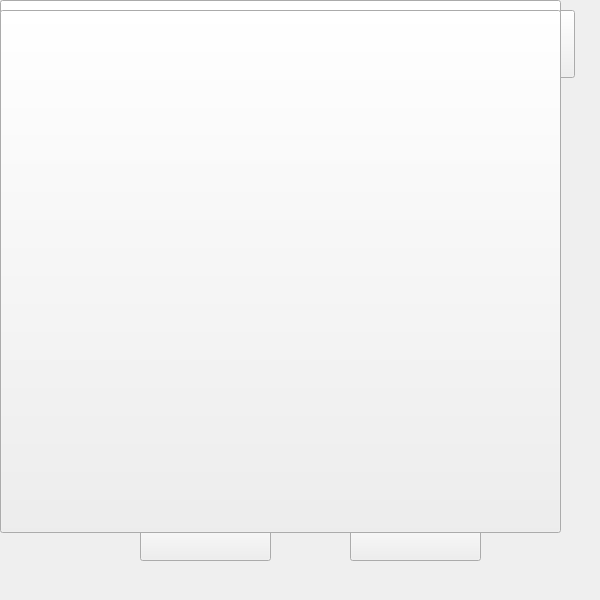
 <widget class="QWidget" name="Othello">
  <property name="enabled">
   <bool>true</bool>
  </property>
  <property name="geometry">
   <rect>
    <x>0</x>
    <y>0</y>
    <width>600</width>
    <height>600</height>
   </rect>
  </property>
  <property name="windowTitle">
   <string>Othello</string>
  </property>
  <widget class="QPushButton" name="c000">
   <property name="geometry">
    <rect>
     <x>90</x>
     <y>100</y>
     <width>50</width>
     <height>50</height>
    </rect>
   </property>
   <property name="text">
    <string/>
   </property>
   <attribute name="buttonGroup">
    <string notr="true">buttonGroup</string>
   </attribute>
  </widget>
  <widget class="QPushButton" name="c011">
   <property name="geometry">
    <rect>
     <x>140</x>
     <y>100</y>
     <width>50</width>
     <height>50</height>
    </rect>
   </property>
   <property name="text">
    <string/>
   </property>
   <attribute name="buttonGroup">
    <string notr="true">buttonGroup</string>
   </attribute>
  </widget>
  <widget class="QPushButton" name="c033">
   <property name="geometry">
    <rect>
     <x>240</x>
     <y>100</y>
     <width>50</width>
     <height>50</height>
    </rect>
   </property>
   <property name="text">
    <string/>
   </property>
   <attribute name="buttonGroup">
    <string notr="true">buttonGroup</string>
   </attribute>
  </widget>
  <widget class="QPushButton" name="c055">
   <property name="geometry">
    <rect>
     <x>340</x>
     <y>100</y>
     <width>50</width>
     <height>50</height>
    </rect>
   </property>
   <property name="text">
    <string/>
   </property>
   <attribute name="buttonGroup">
    <string notr="true">buttonGroup</string>
   </attribute>
  </widget>
  <widget class="QPushButton" name="c022">
   <property name="geometry">
    <rect>
     <x>190</x>
     <y>100</y>
     <width>50</width>
     <height>50</height>
    </rect>
   </property>
   <property name="text">
    <string/>
   </property>
   <attribute name="buttonGroup">
    <string notr="true">buttonGroup</string>
   </attribute>
  </widget>
  <widget class="QPushButton" name="c066">
   <property name="geometry">
    <rect>
     <x>390</x>
     <y>100</y>
     <width>50</width>
     <height>50</height>
    </rect>
   </property>
   <property name="text">
    <string/>
   </property>
   <attribute name="buttonGroup">
    <string notr="true">buttonGroup</string>
   </attribute>
  </widget>
  <widget class="QPushButton" name="c044">
   <property name="geometry">
    <rect>
     <x>290</x>
     <y>100</y>
     <width>50</width>
     <height>50</height>
    </rect>
   </property>
   <property name="text">
    <string/>
   </property>
   <attribute name="buttonGroup">
    <string notr="true">buttonGroup</string>
   </attribute>
  </widget>
  <widget class="QPushButton" name="c077">
   <property name="geometry">
    <rect>
     <x>440</x>
     <y>100</y>
     <width>50</width>
     <height>50</height>
    </rect>
   </property>
   <property name="text">
    <string/>
   </property>
   <attribute name="buttonGroup">
    <string notr="true">buttonGroup</string>
   </attribute>
  </widget>
  <widget class="QPushButton" name="c100">
   <property name="geometry">
    <rect>
     <x>90</x>
     <y>150</y>
     <width>50</width>
     <height>50</height>
    </rect>
   </property>
   <property name="text">
    <string/>
   </property>
   <attribute name="buttonGroup">
    <string notr="true">buttonGroup</string>
   </attribute>
  </widget>
  <widget class="QPushButton" name="c177">
   <property name="geometry">
    <rect>
     <x>440</x>
     <y>150</y>
     <width>50</width>
     <height>50</height>
    </rect>
   </property>
   <property name="text">
    <string/>
   </property>
   <attribute name="buttonGroup">
    <string notr="true">buttonGroup</string>
   </attribute>
  </widget>
  <widget class="QPushButton" name="c111">
   <property name="geometry">
    <rect>
     <x>140</x>
     <y>150</y>
     <width>50</width>
     <height>50</height>
    </rect>
   </property>
   <property name="text">
    <string/>
   </property>
   <attribute name="buttonGroup">
    <string notr="true">buttonGroup</string>
   </attribute>
  </widget>
  <widget class="QPushButton" name="c122">
   <property name="geometry">
    <rect>
     <x>190</x>
     <y>150</y>
     <width>50</width>
     <height>50</height>
    </rect>
   </property>
   <property name="text">
    <string/>
   </property>
   <attribute name="buttonGroup">
    <string notr="true">buttonGroup</string>
   </attribute>
  </widget>
  <widget class="QPushButton" name="c133">
   <property name="geometry">
    <rect>
     <x>240</x>
     <y>150</y>
     <width>50</width>
     <height>50</height>
    </rect>
   </property>
   <property name="text">
    <string/>
   </property>
   <attribute name="buttonGroup">
    <string notr="true">buttonGroup</string>
   </attribute>
  </widget>
  <widget class="QPushButton" name="c166">
   <property name="geometry">
    <rect>
     <x>390</x>
     <y>150</y>
     <width>50</width>
     <height>50</height>
    </rect>
   </property>
   <property name="text">
    <string/>
   </property>
   <attribute name="buttonGroup">
    <string notr="true">buttonGroup</string>
   </attribute>
  </widget>
  <widget class="QPushButton" name="c144">
   <property name="geometry">
    <rect>
     <x>290</x>
     <y>150</y>
     <width>50</width>
     <height>50</height>
    </rect>
   </property>
   <property name="text">
    <string/>
   </property>
   <attribute name="buttonGroup">
    <string notr="true">buttonGroup</string>
   </attribute>
  </widget>
  <widget class="QPushButton" name="c155">
   <property name="geometry">
    <rect>
     <x>340</x>
     <y>150</y>
     <width>50</width>
     <height>50</height>
    </rect>
   </property>
   <property name="text">
    <string/>
   </property>
   <attribute name="buttonGroup">
    <string notr="true">buttonGroup</string>
   </attribute>
  </widget>
  <widget class="QPushButton" name="c200">
   <property name="geometry">
    <rect>
     <x>90</x>
     <y>200</y>
     <width>50</width>
     <height>50</height>
    </rect>
   </property>
   <property name="text">
    <string/>
   </property>
   <attribute name="buttonGroup">
    <string notr="true">buttonGroup</string>
   </attribute>
  </widget>
  <widget class="QPushButton" name="c277">
   <property name="geometry">
    <rect>
     <x>440</x>
     <y>200</y>
     <width>50</width>
     <height>50</height>
    </rect>
   </property>
   <property name="text">
    <string/>
   </property>
   <attribute name="buttonGroup">
    <string notr="true">buttonGroup</string>
   </attribute>
  </widget>
  <widget class="QPushButton" name="c211">
   <property name="geometry">
    <rect>
     <x>140</x>
     <y>200</y>
     <width>50</width>
     <height>50</height>
    </rect>
   </property>
   <property name="text">
    <string/>
   </property>
   <attribute name="buttonGroup">
    <string notr="true">buttonGroup</string>
   </attribute>
  </widget>
  <widget class="QPushButton" name="c222">
   <property name="geometry">
    <rect>
     <x>190</x>
     <y>200</y>
     <width>50</width>
     <height>50</height>
    </rect>
   </property>
   <property name="text">
    <string/>
   </property>
   <attribute name="buttonGroup">
    <string notr="true">buttonGroup</string>
   </attribute>
  </widget>
  <widget class="QPushButton" name="c233">
   <property name="geometry">
    <rect>
     <x>240</x>
     <y>200</y>
     <width>50</width>
     <height>50</height>
    </rect>
   </property>
   <property name="text">
    <string/>
   </property>
   <attribute name="buttonGroup">
    <string notr="true">buttonGroup</string>
   </attribute>
  </widget>
  <widget class="QPushButton" name="c266">
   <property name="geometry">
    <rect>
     <x>390</x>
     <y>200</y>
     <width>50</width>
     <height>50</height>
    </rect>
   </property>
   <property name="text">
    <string/>
   </property>
   <attribute name="buttonGroup">
    <string notr="true">buttonGroup</string>
   </attribute>
  </widget>
  <widget class="QPushButton" name="c244">
   <property name="geometry">
    <rect>
     <x>290</x>
     <y>200</y>
     <width>50</width>
     <height>50</height>
    </rect>
   </property>
   <property name="text">
    <string/>
   </property>
   <attribute name="buttonGroup">
    <string notr="true">buttonGroup</string>
   </attribute>
  </widget>
  <widget class="QPushButton" name="c255">
   <property name="geometry">
    <rect>
     <x>340</x>
     <y>200</y>
     <width>50</width>
     <height>50</height>
    </rect>
   </property>
   <property name="text">
    <string/>
   </property>
   <attribute name="buttonGroup">
    <string notr="true">buttonGroup</string>
   </attribute>
  </widget>
  <widget class="QPushButton" name="c300">
   <property name="geometry">
    <rect>
     <x>90</x>
     <y>250</y>
     <width>50</width>
     <height>50</height>
    </rect>
   </property>
   <property name="text">
    <string/>
   </property>
   <attribute name="buttonGroup">
    <string notr="true">buttonGroup</string>
   </attribute>
  </widget>
  <widget class="QPushButton" name="c377">
   <property name="geometry">
    <rect>
     <x>440</x>
     <y>250</y>
     <width>50</width>
     <height>50</height>
    </rect>
   </property>
   <property name="text">
    <string/>
   </property>
   <attribute name="buttonGroup">
    <string notr="true">buttonGroup</string>
   </attribute>
  </widget>
  <widget class="QPushButton" name="c311">
   <property name="geometry">
    <rect>
     <x>140</x>
     <y>250</y>
     <width>50</width>
     <height>50</height>
    </rect>
   </property>
   <property name="text">
    <string/>
   </property>
   <attribute name="buttonGroup">
    <string notr="true">buttonGroup</string>
   </attribute>
  </widget>
  <widget class="QPushButton" name="c322">
   <property name="geometry">
    <rect>
     <x>190</x>
     <y>250</y>
     <width>50</width>
     <height>50</height>
    </rect>
   </property>
   <property name="text">
    <string/>
   </property>
   <attribute name="buttonGroup">
    <string notr="true">buttonGroup</string>
   </attribute>
  </widget>
  <widget class="QPushButton" name="c333">
   <property name="geometry">
    <rect>
     <x>240</x>
     <y>250</y>
     <width>50</width>
     <height>50</height>
    </rect>
   </property>
   <property name="text">
    <string/>
   </property>
   <attribute name="buttonGroup">
    <string notr="true">buttonGroup</string>
   </attribute>
  </widget>
  <widget class="QPushButton" name="c366">
   <property name="geometry">
    <rect>
     <x>390</x>
     <y>250</y>
     <width>50</width>
     <height>50</height>
    </rect>
   </property>
   <property name="text">
    <string/>
   </property>
   <attribute name="buttonGroup">
    <string notr="true">buttonGroup</string>
   </attribute>
  </widget>
  <widget class="QPushButton" name="c344">
   <property name="geometry">
    <rect>
     <x>290</x>
     <y>250</y>
     <width>50</width>
     <height>50</height>
    </rect>
   </property>
   <property name="text">
    <string/>
   </property>
   <attribute name="buttonGroup">
    <string notr="true">buttonGroup</string>
   </attribute>
  </widget>
  <widget class="QPushButton" name="c355">
   <property name="geometry">
    <rect>
     <x>340</x>
     <y>250</y>
     <width>50</width>
     <height>50</height>
    </rect>
   </property>
   <property name="text">
    <string/>
   </property>
   <attribute name="buttonGroup">
    <string notr="true">buttonGroup</string>
   </attribute>
  </widget>
  <widget class="QPushButton" name="c400">
   <property name="geometry">
    <rect>
     <x>90</x>
     <y>300</y>
     <width>50</width>
     <height>50</height>
    </rect>
   </property>
   <property name="text">
    <string/>
   </property>
   <attribute name="buttonGroup">
    <string notr="true">buttonGroup</string>
   </attribute>
  </widget>
  <widget class="QPushButton" name="c477">
   <property name="geometry">
    <rect>
     <x>440</x>
     <y>300</y>
     <width>50</width>
     <height>50</height>
    </rect>
   </property>
   <property name="text">
    <string/>
   </property>
   <attribute name="buttonGroup">
    <string notr="true">buttonGroup</string>
   </attribute>
  </widget>
  <widget class="QPushButton" name="c411">
   <property name="geometry">
    <rect>
     <x>140</x>
     <y>300</y>
     <width>50</width>
     <height>50</height>
    </rect>
   </property>
   <property name="text">
    <string/>
   </property>
   <attribute name="buttonGroup">
    <string notr="true">buttonGroup</string>
   </attribute>
  </widget>
  <widget class="QPushButton" name="c422">
   <property name="geometry">
    <rect>
     <x>190</x>
     <y>300</y>
     <width>50</width>
     <height>50</height>
    </rect>
   </property>
   <property name="text">
    <string/>
   </property>
   <attribute name="buttonGroup">
    <string notr="true">buttonGroup</string>
   </attribute>
  </widget>
  <widget class="QPushButton" name="c433">
   <property name="geometry">
    <rect>
     <x>240</x>
     <y>300</y>
     <width>50</width>
     <height>50</height>
    </rect>
   </property>
   <property name="text">
    <string/>
   </property>
   <attribute name="buttonGroup">
    <string notr="true">buttonGroup</string>
   </attribute>
  </widget>
  <widget class="QPushButton" name="c466">
   <property name="geometry">
    <rect>
     <x>390</x>
     <y>300</y>
     <width>50</width>
     <height>50</height>
    </rect>
   </property>
   <property name="text">
    <string/>
   </property>
   <attribute name="buttonGroup">
    <string notr="true">buttonGroup</string>
   </attribute>
  </widget>
  <widget class="QPushButton" name="c444">
   <property name="geometry">
    <rect>
     <x>290</x>
     <y>300</y>
     <width>50</width>
     <height>50</height>
    </rect>
   </property>
   <property name="text">
    <string/>
   </property>
   <property name="iconSize">
    <size>
     <width>50</width>
     <height>50</height>
    </size>
   </property>
   <attribute name="buttonGroup">
    <string notr="true">buttonGroup</string>
   </attribute>
  </widget>
  <widget class="QPushButton" name="c455">
   <property name="geometry">
    <rect>
     <x>340</x>
     <y>300</y>
     <width>50</width>
     <height>50</height>
    </rect>
   </property>
   <property name="text">
    <string/>
   </property>
   <attribute name="buttonGroup">
    <string notr="true">buttonGroup</string>
   </attribute>
  </widget>
  <widget class="QPushButton" name="c500">
   <property name="geometry">
    <rect>
     <x>90</x>
     <y>350</y>
     <width>50</width>
     <height>50</height>
    </rect>
   </property>
   <property name="text">
    <string/>
   </property>
   <attribute name="buttonGroup">
    <string notr="true">buttonGroup</string>
   </attribute>
  </widget>
  <widget class="QPushButton" name="c577">
   <property name="geometry">
    <rect>
     <x>440</x>
     <y>350</y>
     <width>50</width>
     <height>50</height>
    </rect>
   </property>
   <property name="text">
    <string/>
   </property>
   <attribute name="buttonGroup">
    <string notr="true">buttonGroup</string>
   </attribute>
  </widget>
  <widget class="QPushButton" name="c511">
   <property name="geometry">
    <rect>
     <x>140</x>
     <y>350</y>
     <width>50</width>
     <height>50</height>
    </rect>
   </property>
   <property name="text">
    <string/>
   </property>
   <attribute name="buttonGroup">
    <string notr="true">buttonGroup</string>
   </attribute>
  </widget>
  <widget class="QPushButton" name="c522">
   <property name="geometry">
    <rect>
     <x>190</x>
     <y>350</y>
     <width>50</width>
     <height>50</height>
    </rect>
   </property>
   <property name="text">
    <string/>
   </property>
   <attribute name="buttonGroup">
    <string notr="true">buttonGroup</string>
   </attribute>
  </widget>
  <widget class="QPushButton" name="c533">
   <property name="geometry">
    <rect>
     <x>240</x>
     <y>350</y>
     <width>50</width>
     <height>50</height>
    </rect>
   </property>
   <property name="text">
    <string/>
   </property>
   <attribute name="buttonGroup">
    <string notr="true">buttonGroup</string>
   </attribute>
  </widget>
  <widget class="QPushButton" name="c566">
   <property name="geometry">
    <rect>
     <x>390</x>
     <y>350</y>
     <width>50</width>
     <height>50</height>
    </rect>
   </property>
   <property name="text">
    <string/>
   </property>
   <attribute name="buttonGroup">
    <string notr="true">buttonGroup</string>
   </attribute>
  </widget>
  <widget class="QPushButton" name="c544">
   <property name="geometry">
    <rect>
     <x>290</x>
     <y>350</y>
     <width>50</width>
     <height>50</height>
    </rect>
   </property>
   <property name="text">
    <string/>
   </property>
   <property name="iconSize">
    <size>
     <width>50</width>
     <height>50</height>
    </size>
   </property>
   <attribute name="buttonGroup">
    <string notr="true">buttonGroup</string>
   </attribute>
  </widget>
  <widget class="QPushButton" name="c555">
   <property name="geometry">
    <rect>
     <x>340</x>
     <y>350</y>
     <width>50</width>
     <height>50</height>
    </rect>
   </property>
   <property name="text">
    <string/>
   </property>
   <attribute name="buttonGroup">
    <string notr="true">buttonGroup</string>
   </attribute>
  </widget>
  <widget class="QPushButton" name="c600">
   <property name="geometry">
    <rect>
     <x>90</x>
     <y>400</y>
     <width>50</width>
     <height>50</height>
    </rect>
   </property>
   <property name="text">
    <string/>
   </property>
   <attribute name="buttonGroup">
    <string notr="true">buttonGroup</string>
   </attribute>
  </widget>
  <widget class="QPushButton" name="c677">
   <property name="geometry">
    <rect>
     <x>440</x>
     <y>400</y>
     <width>50</width>
     <height>50</height>
    </rect>
   </property>
   <property name="text">
    <string/>
   </property>
   <attribute name="buttonGroup">
    <string notr="true">buttonGroup</string>
   </attribute>
  </widget>
  <widget class="QPushButton" name="c611">
   <property name="geometry">
    <rect>
     <x>140</x>
     <y>400</y>
     <width>50</width>
     <height>50</height>
    </rect>
   </property>
   <property name="text">
    <string/>
   </property>
   <attribute name="buttonGroup">
    <string notr="true">buttonGroup</string>
   </attribute>
  </widget>
  <widget class="QPushButton" name="c622">
   <property name="geometry">
    <rect>
     <x>190</x>
     <y>400</y>
     <width>50</width>
     <height>50</height>
    </rect>
   </property>
   <property name="text">
    <string/>
   </property>
   <attribute name="buttonGroup">
    <string notr="true">buttonGroup</string>
   </attribute>
  </widget>
  <widget class="QPushButton" name="c633">
   <property name="geometry">
    <rect>
     <x>240</x>
     <y>400</y>
     <width>50</width>
     <height>50</height>
    </rect>
   </property>
   <property name="text">
    <string/>
   </property>
   <attribute name="buttonGroup">
    <string notr="true">buttonGroup</string>
   </attribute>
  </widget>
  <widget class="QPushButton" name="c666">
   <property name="geometry">
    <rect>
     <x>390</x>
     <y>400</y>
     <width>50</width>
     <height>50</height>
    </rect>
   </property>
   <property name="text">
    <string/>
   </property>
   <attribute name="buttonGroup">
    <string notr="true">buttonGroup</string>
   </attribute>
  </widget>
  <widget class="QPushButton" name="c644">
   <property name="geometry">
    <rect>
     <x>290</x>
     <y>400</y>
     <width>50</width>
     <height>50</height>
    </rect>
   </property>
   <property name="text">
    <string/>
   </property>
   <attribute name="buttonGroup">
    <string notr="true">buttonGroup</string>
   </attribute>
  </widget>
  <widget class="QPushButton" name="c655">
   <property name="geometry">
    <rect>
     <x>340</x>
     <y>400</y>
     <width>50</width>
     <height>50</height>
    </rect>
   </property>
   <property name="text">
    <string/>
   </property>
   <attribute name="buttonGroup">
    <string notr="true">buttonGroup</string>
   </attribute>
  </widget>
  <widget class="QPushButton" name="c700">
   <property name="geometry">
    <rect>
     <x>90</x>
     <y>450</y>
     <width>50</width>
     <height>50</height>
    </rect>
   </property>
   <property name="text">
    <string/>
   </property>
   <attribute name="buttonGroup">
    <string notr="true">buttonGroup</string>
   </attribute>
  </widget>
  <widget class="QPushButton" name="c777">
   <property name="geometry">
    <rect>
     <x>440</x>
     <y>450</y>
     <width>50</width>
     <height>50</height>
    </rect>
   </property>
   <property name="text">
    <string/>
   </property>
   <attribute name="buttonGroup">
    <string notr="true">buttonGroup</string>
   </attribute>
  </widget>
  <widget class="QPushButton" name="c711">
   <property name="geometry">
    <rect>
     <x>140</x>
     <y>450</y>
     <width>50</width>
     <height>50</height>
    </rect>
   </property>
   <property name="text">
    <string/>
   </property>
   <attribute name="buttonGroup">
    <string notr="true">buttonGroup</string>
   </attribute>
  </widget>
  <widget class="QPushButton" name="c722">
   <property name="geometry">
    <rect>
     <x>190</x>
     <y>450</y>
     <width>50</width>
     <height>50</height>
    </rect>
   </property>
   <property name="text">
    <string/>
   </property>
   <attribute name="buttonGroup">
    <string notr="true">buttonGroup</string>
   </attribute>
  </widget>
  <widget class="QPushButton" name="c733">
   <property name="geometry">
    <rect>
     <x>240</x>
     <y>450</y>
     <width>50</width>
     <height>50</height>
    </rect>
   </property>
   <property name="text">
    <string/>
   </property>
   <attribute name="buttonGroup">
    <string notr="true">buttonGroup</string>
   </attribute>
  </widget>
  <widget class="QPushButton" name="c766">
   <property name="geometry">
    <rect>
     <x>390</x>
     <y>450</y>
     <width>50</width>
     <height>50</height>
    </rect>
   </property>
   <property name="text">
    <string/>
   </property>
   <attribute name="buttonGroup">
    <string notr="true">buttonGroup</string>
   </attribute>
  </widget>
  <widget class="QPushButton" name="c744">
   <property name="geometry">
    <rect>
     <x>290</x>
     <y>450</y>
     <width>50</width>
     <height>50</height>
    </rect>
   </property>
   <property name="text">
    <string/>
   </property>
   <attribute name="buttonGroup">
    <string notr="true">buttonGroup</string>
   </attribute>
  </widget>
  <widget class="QPushButton" name="c755">
   <property name="geometry">
    <rect>
     <x>340</x>
     <y>450</y>
     <width>50</width>
     <height>50</height>
    </rect>
   </property>
   <property name="text">
    <string/>
   </property>
   <attribute name="buttonGroup">
    <string notr="true">buttonGroup</string>
   </attribute>
  </widget>
  <widget class="QLabel" name="jugador">
   <property name="geometry">
    <rect>
     <x>100</x>
     <y>80</y>
     <width>47</width>
     <height>13</height>
    </rect>
   </property>
   <property name="text">
    <string>Jugador 1</string>
   </property>
  </widget>
  <widget class="QLabel" name="labelNegras">
   <property name="geometry">
    <rect>
     <x>190</x>
     <y>80</y>
     <width>60</width>
     <height>13</height>
    </rect>
   </property>
   <property name="text">
    <string/>
   </property>
  </widget>
  <widget class="QLabel" name="labelBlancas">
   <property name="geometry">
    <rect>
     <x>270</x>
     <y>80</y>
     <width>60</width>
     <height>13</height>
    </rect>
   </property>
   <property name="text">
    <string/>
   </property>
  </widget>
  <widget class="QPushButton" name="BotonNuevo">
   <property name="geometry">
    <rect>
     <x>10</x>
     <y>10</y>
     <width>185</width>
     <height>68</height>
    </rect>
   </property>
   <property name="text">
    <string/>
   </property>
  </widget>
  <widget class="QPushButton" name="BotonSalir">
   <property name="geometry">
    <rect>
     <x>390</x>
     <y>10</y>
     <width>185</width>
     <height>68</height>
    </rect>
   </property>
   <property name="text">
    <string/>
   </property>
  </widget>
  <widget class="QPushButton" name="BotonSuge">
   <property name="geometry">
    <rect>
     <x>200</x>
     <y>10</y>
     <width>185</width>
     <height>68</height>
    </rect>
   </property>
   <property name="text">
    <string/>
   </property>
  </widget>
  <widget class="QLabel" name="label">
   <property name="geometry">
    <rect>
     <x>0</x>
     <y>0</y>
     <width>600</width>
     <height>600</height>
    </rect>
   </property>
   <property name="text">
    <string>Q</string>
   </property>
  </widget>
  <widget class="QPushButton" name="Salir">
   <property name="geometry">
    <rect>
     <x>210</x>
     <y>460</y>
     <width>185</width>
     <height>68</height>
    </rect>
   </property>
   <property name="text">
    <string/>
   </property>
  </widget>
  <widget class="QPushButton" name="Creditos">
   <property name="geometry">
    <rect>
     <x>210</x>
     <y>370</y>
     <width>185</width>
     <height>68</height>
    </rect>
   </property>
   <property name="text">
    <string/>
   </property>
  </widget>
  <widget class="QPushButton" name="Ayuda">
   <property name="geometry">
    <rect>
     <x>210</x>
     <y>280</y>
     <width>185</width>
     <height>68</height>
    </rect>
   </property>
   <property name="text">
    <string/>
   </property>
  </widget>
  <widget class="QPushButton" name="ganador">
   <property name="geometry">
    <rect>
     <x>220</x>
     <y>310</y>
     <width>161</width>
     <height>61</height>
    </rect>
   </property>
   <property name="text">
    <string>Ganador</string>
   </property>
  </widget>
  <widget class="QPushButton" name="jugvsjug">
   <property name="geometry">
    <rect>
     <x>100</x>
     <y>190</y>
     <width>185</width>
     <height>68</height>
    </rect>
   </property>
   <property name="text">
    <string/>
   </property>
  </widget>
  <widget class="QPushButton" name="jugvscom">
   <property name="geometry">
    <rect>
     <x>310</x>
     <y>190</y>
     <width>185</width>
     <height>68</height>
    </rect>
   </property>
   <property name="text">
    <string/>
   </property>
  </widget>
  <widget class="QPushButton" name="ayudita">
   <property name="geometry">
    <rect>
     <x>0</x>
     <y>0</y>
     <width>561</width>
     <height>523</height>
    </rect>
   </property>
   <property name="text">
    <string/>
   </property>
  </widget>
  <widget class="QPushButton" name="creditoMenu">
   <property name="geometry">
    <rect>
     <x>0</x>
     <y>10</y>
     <width>561</width>
     <height>523</height>
    </rect>
   </property>
   <property name="text">
    <string/>
   </property>
  </widget>
  <widget class="QPushButton" name="facil">
   <property name="geometry">
    <rect>
     <x>140</x>
     <y>510</y>
     <width>131</width>
     <height>51</height>
    </rect>
   </property>
   <property name="text">
    <string/>
   </property>
  </widget>
  <widget class="QPushButton" name="dificil">
   <property name="geometry">
    <rect>
     <x>350</x>
     <y>510</y>
     <width>131</width>
     <height>51</height>
    </rect>
   </property>
   <property name="text">
    <string/>
   </property>
  </widget>
  <zorder>dificil</zorder>
  <zorder>facil</zorder>
  <zorder>c000</zorder>
  <zorder>c011</zorder>
  <zorder>c033</zorder>
  <zorder>c055</zorder>
  <zorder>c022</zorder>
  <zorder>c066</zorder>
  <zorder>c044</zorder>
  <zorder>c077</zorder>
  <zorder>c100</zorder>
  <zorder>c177</zorder>
  <zorder>c111</zorder>
  <zorder>c122</zorder>
  <zorder>c133</zorder>
  <zorder>c166</zorder>
  <zorder>c144</zorder>
  <zorder>c155</zorder>
  <zorder>c200</zorder>
  <zorder>c277</zorder>
  <zorder>c211</zorder>
  <zorder>c222</zorder>
  <zorder>c233</zorder>
  <zorder>c266</zorder>
  <zorder>c244</zorder>
  <zorder>c255</zorder>
  <zorder>c300</zorder>
  <zorder>c377</zorder>
  <zorder>c311</zorder>
  <zorder>c322</zorder>
  <zorder>c333</zorder>
  <zorder>c366</zorder>
  <zorder>c344</zorder>
  <zorder>c355</zorder>
  <zorder>c400</zorder>
  <zorder>c477</zorder>
  <zorder>c411</zorder>
  <zorder>c422</zorder>
  <zorder>c433</zorder>
  <zorder>c466</zorder>
  <zorder>c444</zorder>
  <zorder>c455</zorder>
  <zorder>c500</zorder>
  <zorder>c577</zorder>
  <zorder>c511</zorder>
  <zorder>c522</zorder>
  <zorder>c533</zorder>
  <zorder>c566</zorder>
  <zorder>c544</zorder>
  <zorder>c555</zorder>
  <zorder>c600</zorder>
  <zorder>c677</zorder>
  <zorder>c611</zorder>
  <zorder>c622</zorder>
  <zorder>c633</zorder>
  <zorder>c666</zorder>
  <zorder>c644</zorder>
  <zorder>c655</zorder>
  <zorder>c700</zorder>
  <zorder>c777</zorder>
  <zorder>c711</zorder>
  <zorder>c722</zorder>
  <zorder>c733</zorder>
  <zorder>c766</zorder>
  <zorder>c744</zorder>
  <zorder>c755</zorder>
  <zorder>jugador</zorder>
  <zorder>labelNegras</zorder>
  <zorder>labelBlancas</zorder>
  <zorder>BotonNuevo</zorder>
  <zorder>BotonSalir</zorder>
  <zorder>BotonSuge</zorder>
  <zorder>label</zorder>
  <zorder>Salir</zorder>
  <zorder>Creditos</zorder>
  <zorder>Ayuda</zorder>
  <zorder>ganador</zorder>
  <zorder>jugvscom</zorder>
  <zorder>jugvsjug</zorder>
  <zorder>ayudita</zorder>
  <zorder>creditoMenu</zorder>
 </widget>
